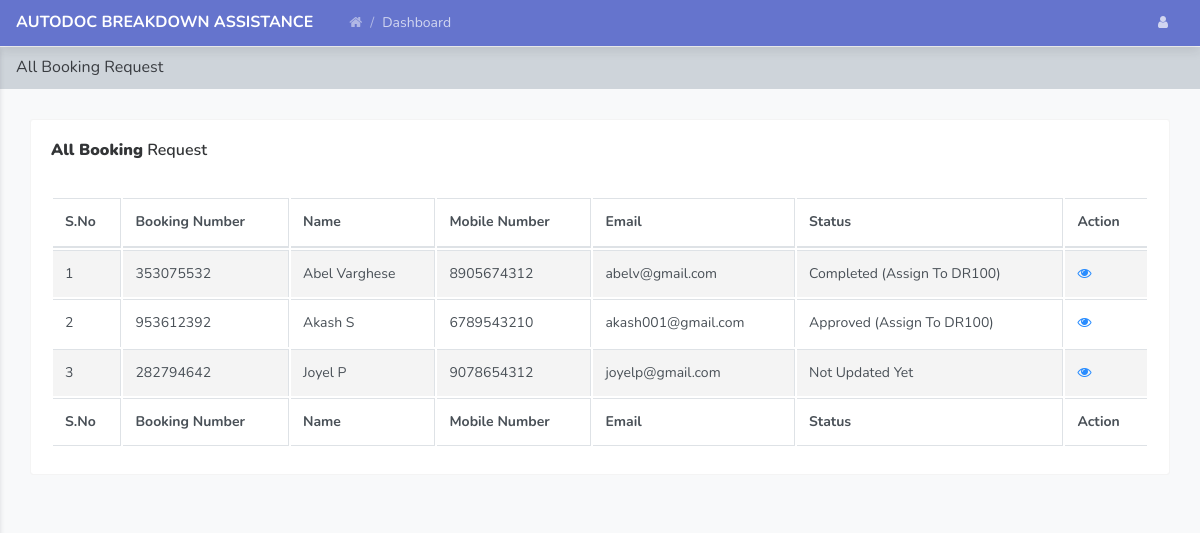
Screenshot of /autodoc/admin/all-request.php (signed in) with the database file from the repository.
### tables this page shows
CREATE TABLE `tblbook` (
  `ID` int(10) NOT NULL,
  `BookingNumber` int(10) DEFAULT NULL,
  `Name` varchar(200) DEFAULT NULL,
  `Email` varchar(200) DEFAULT NULL,
  `PhoneNumber` bigint(10) DEFAULT NULL,
  `PickupLoc` varchar(200) DEFAULT NULL,
  `Destination` varchar(200) DEFAULT NULL,
  `ServiceType` varchar(200) DEFAULT NULL,
  `PickupTime` varchar(200) DEFAULT NULL,
  `DateofRequest` timestamp NOT NULL DEFAULT current_timestamp(),
  `Remark` varchar(200) DEFAULT NULL,
  `Status` varchar(200) DEFAULT NULL,
  `AssignTo` varchar(200) DEFAULT NULL,
  `UpdationDate` timestamp NOT NULL DEFAULT current_timestamp() ON UPDATE current_timestamp()
);

### autodoc/admin/all-request.php (the view, shortened to what this page needs)
<?php
include('includes/dbconnection.php');
if (strlen($_SESSION['vamsaid']==0)) {
  header('location:logout.php');
  } else{
  ?>
<!doctype html>
<html lang="en">
<head>
    <link rel="stylesheet" href="../assets/vendor/themify-icons/themify-icons.css">
    <link rel="stylesheet" href="../assets/vendor/fontawesome/css/font-awesome.min.css">
    <link rel="stylesheet" href="../assets/vendor/jquery-datatable/dataTables.bootstrap4.min.css">
    <link  rel="stylesheet" href="../assets/css/main.css">
</head>
<body class="theme-indigo">
<?php include_once('includes/header.php');?>
    <div class="main_content" id="main-content">
        <div class="page">
            <nav class="navbar navbar-expand-lg navbar-light bg-light">
                <a class="navbar-brand" href="javascript:void(0);">All Booking Request</a>
            </nav>
            <div class="container-fluid">
                <div class="row clearfix">
                    <div class="col-lg-12">
                        <div class="card">
                            <div class="header">
                                <h2><strong>All Booking</strong> Request </h2>
                            </div>
                            <div class="body">
                                <div class="table-responsive">
                                    <table class="table table-bordered table-striped table-hover js-basic-example dataTable">
                                        <thead>
                                            <tr>
                                               <th>S.No</th>
                                        <th>Booking Number</th>
                                        <th>Name</th>
                                        <th>Mobile Number</th>
                                        <th>Email</th>
                                    <th>Status</th>
                                        <th>Action</th>
                                            </tr>
                                        </thead>
                                        <tfoot>
                                            <tr>
                                              <th>S.No</th>
                                        <th>Booking Number</th>
                                        <th>Name</th>
                                        <th>Mobile Number</th>
                                        <th>Email</th>
                                    <th>Status</th>
                                        <th>Action</th>
                                            </tr>
                                        </tfoot>
                                        <tbody>
                                            <tr>
                                               <?php
$sql="SELECT * from  tblbook";
$query = $dbh -> prepare($sql);
$query->execute();
$results=$query->fetchAll(PDO::FETCH_OBJ);
$cnt=1;
if($query->rowCount() > 0)
{
foreach($results as $row)
{               ?>
                                              <td><?php echo htmlentities($cnt);?></td>
                                        <td><?php  echo htmlentities($row->BookingNumber);?></td>
                                        <td><?php  echo htmlentities($row->Name);?></td>
                                        <td><?php  echo htmlentities($row->PhoneNumber);?></td>
                                        <td><?php  echo htmlentities($row->Email);?></td>
                                             <?php if($row->Status==""){ ?>
                     <td><?php echo "Not Updated Yet"; ?></td>
<?php } else { ?>                  <td><?php  echo htmlentities($row->Status);?> (Assign To <?php  echo htmlentities($row->AssignTo);?>)
                  </td>
                  <?php } ?>
                                        <td><a href="view-booking-detail.php?editid=<?php echo htmlentities ($row->ID);?>&&bookid=<?php echo htmlentities ($row->BookingNumber);?>"><i class="fa fa-eye" aria-hidden="true"></i></a></td>
                                            </tr>
                                         <?php $cnt=$cnt+1;}} ?>
                                        </tbody>
                                    </table>
                                </div>
                            </div>
                        </div>
                    </div>
                </div>
            </div>
        </div>
    </div>
</body>
</html><?php }  ?>

### rows the page displays
tblbook: BookingNumber "353075532", Name "Abel Varghese", PhoneNumber "8905674312", Email "abelv@gmail.com", Status "Completed", AssignTo "DR100"
tblbook: BookingNumber "953612392", Name "Akash S", PhoneNumber "6789543210", Email "akash001@gmail.com", Status "Approved", AssignTo "DR100"
tblbook: BookingNumber "282794642", Name "Joyel P", PhoneNumber "9078654312", Email "joyelp@gmail.com", shows "Not Updated Yet"
